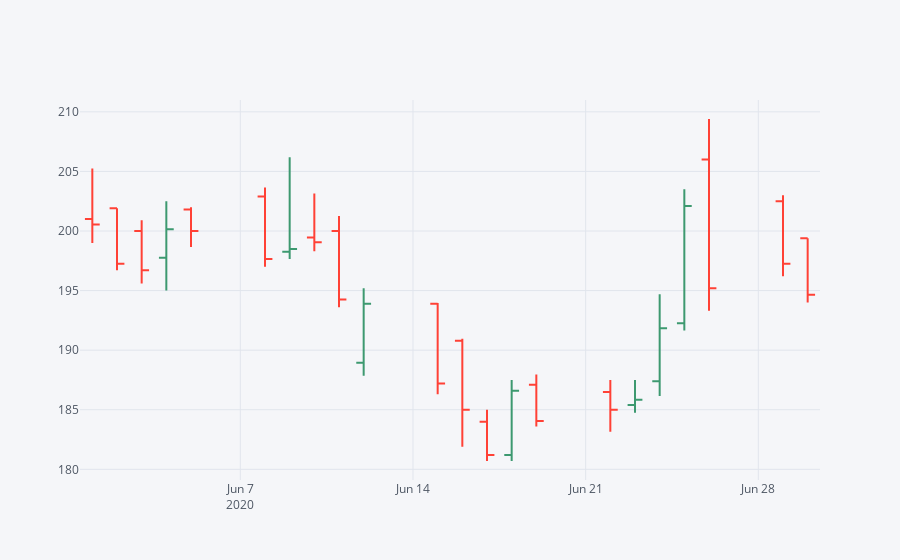

The notebook cell this image was saved under:
### Code cell
itc_ohlcv.loc["2020-06",("Open","Low","High","Close")].iplot(kind='ohlc')

### Figure 1 — Plotly figure (JSON) as saved in the notebook; plotly's stock layout.template omitted (floating-point values rounded to 4 significant figures)
{"data": [{"close": [200.6, 197.2, 196.7, 200.1, 200, 197.6, 198.5, 199.1, 194.2, 193.9, 187.2, 185, 181.2, 186.6, 184.1, 185, 185.9, 191.9, 202.1, 195.2, 197.2, 194.6], "high": [205.2, 201.9, 200.9, 202.5, 202, 203.6, 206.2, 203.1, 201.2, 195.2, 193.9, 190.9, 185, 187.5, 187.9, 187.5, 187.5, 194.7, 203.5, 209.4, 203, 199.4], "low": [199, 196.7, 195.6, 195, 198.6, 197, 197.6, 198.3, 193.6, 187.9, 186.3, 181.9, 180.7, 180.7, 183.6, 183.1, 184.8, 186.1, 191.6, 193.3, 196.2, 194], "open": [201, 201.9, 200, 197.8, 201.8, 202.9, 198.2, 199.4, 200, 188.9, 193.9, 190.8, 184, 181.2, 187.1, 186.5, 185.4, 187.4, 192.2, 206, 202.5, 199.4], "showlegend": false, "type": "ohlc", "x": ["2020-06-01", "2020-06-02", "2020-06-03", "2020-06-04", "2020-06-05", "2020-06-08", "2020-06-09", "2020-06-10", "2020-06-11", "2020-06-12", "2020-06-15", "2020-06-16", "2020-06-17", "2020-06-18", "2020-06-19", "2020-06-22", "2020-06-23", "2020-06-24", "2020-06-25", "2020-06-26", "2020-06-29", "2020-06-30"], "yaxis": "y2"}], "layout": {"autosize": true, "legend": {"bgcolor": "#F5F6F9", "font": {"color": "#4D5663"}}, "paper_bgcolor": "#F5F6F9", "plot_bgcolor": "#F5F6F9", "title": {"font": {"color": "#4D5663"}}, "xaxis": {"autorange": true, "gridcolor": "#E1E5ED", "range": ["2020-05-31 12:00", "2020-06-30 12:00"], "rangeslider": {"visible": false, "yaxis2": {}}, "showgrid": true, "tickfont": {"color": "#4D5663"}, "title": {"font": {"color": "#4D5663"}, "text": ""}, "type": "date", "zerolinecolor": "#E1E5ED"}, "yaxis": {"gridcolor": "#E1E5ED", "showgrid": true, "showticklabels": false, "tickfont": {"color": "#4D5663"}, "title": {"font": {"color": "#4D5663"}, "text": ""}, "zerolinecolor": "#E1E5ED"}, "yaxis2": {"autorange": true, "gridcolor": "#E1E5ED", "range": [179.1, 211.0], "showgrid": true, "tickfont": {"color": "#4D5663"}, "title": {"font": {"color": "#4D5663"}, "text": ""}, "zerolinecolor": "#E1E5ED"}}}
